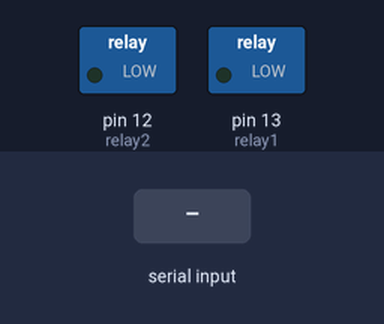
The sketch below on a simulated Arduino Uno, built with avr-gcc and run on an emulated ATmega328P. On the bench: switched loads named in the sketch (green lamp = pin HIGH). Inputs (shaded band) come from the test bench.

Above: at 1.2 s.
1.3 s: byte 1 (1) received over Serial
At 2.1 s:
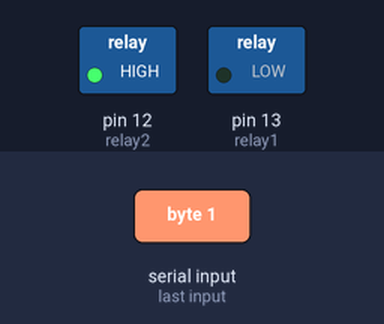
3.8 s: byte 2 (2) received over Serial
At 4.2 s:
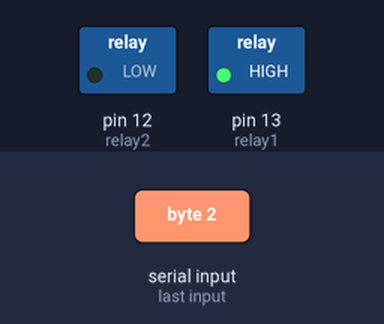
Timing chart, 0 to 6.8 s (numbered marks = the images above; inputs shaded):
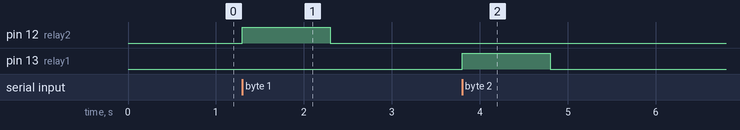

Measured:
- after the input at 1.3 s, pin 12 (relay2): LOW → HIGH at once, → LOW 1.0 s later
- after the input at 3.8 s, pin 13 (relay1): LOW → HIGH at once, → LOW 1.0 s later

The sketch:

arduino_bluetooth_control.ino
```cpp
/*
 * Arduino Bluetooth Control Program
 * Controls Gripper via HC-05 Bluetooth Module
 */

int relay1 = 13;  // Gripper 1
int relay2 = 12;  // Gripper 2
int data;

void setup() {
  pinMode(relay1, OUTPUT);
  pinMode(relay2, OUTPUT);
  Serial.begin(9600);
  digitalWrite(relay1, LOW);
  digitalWrite(relay2, LOW);
}

void loop() {
  if (Serial.available() > 0) {
    data = Serial.read();

    // Command 1: Activate Gripper 1
    if (data == 1) {
      digitalWrite(relay1, LOW);
      digitalWrite(relay2, HIGH);
      delay(1000);
      digitalWrite(relay1, LOW);
      digitalWrite(relay2, LOW);
    }
    // Command 2: Activate Gripper 2
    else if (data == 2) {
      digitalWrite(relay1, HIGH);
      digitalWrite(relay2, LOW);
      delay(1000);
      digitalWrite(relay2, LOW);
      digitalWrite(relay1, LOW);
    }
  }
}
```
